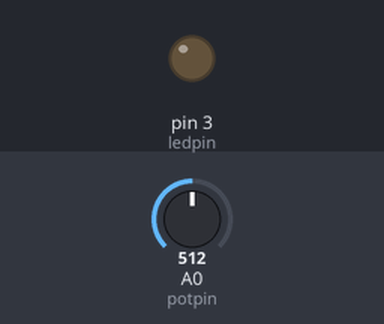
Bench run of a sketch on a simulated Arduino Uno, built with avr-gcc and run on an emulated ATmega328P. On the bench: output pins drawn as LEDs (lit = HIGH). The test bench sets the inputs (shaded band); at power-on: A0 (potpin) = 512.

Above: at 1.5 s.
1.6 s: A0 (potpin) set to 716
Timing chart, 0 to 4.6 s (numbered marks = the images above; inputs shaded):
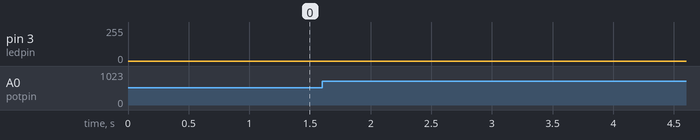

The sketch:

beating-heart.ino
```cpp
#define potpin A0 //potentiometer is being read by analog pin A0
#define ledpin 3 //led is controlled by digital pin 3

int brightness = 0; //brightness variable use by the heartbeat function

void setup() {
  pinMode(ledpin, OUTPUT); //initialize the ledpin 3 as an output
}

void loop() {

  heartbeat(); //loops through the jheartbeat function to constantly read analog pin and adjust bpm of bpm
}
```

heartbeat.ino
```cpp
void heartbeat() {

  int bpm = map(analogRead(potpin), 0, 1023, 30, 100); //use map function to translate the position of the potentiometer to a value of 30:100
  int ondelay = (0.3 * ((60.0 / bpm) * 1000.0)) / 255.0; //use the bpm to create a delay that will serve to fade in and fadein the led
  int offdelay = (0.7 * ((60.0 / bpm) * 1000.0)) / 255.0; //use the bpm to create a delay that will serve to fade in and fadeout the led

  for (brightness = 0; brightness <= 255; brightness += 1) {  //for loop adds to the brightness variable up to 255
      analogWrite(ledpin, brightness);                        //uses pwm or ledpin pin to analogwrite to ledpin the brightness value
      delay(ondelay);                                         //delays the on delay value
  }
  for (brightness = 255; brightness >= 0; brightness -= 1) {  //for loop subtracts the current brightness variable back down to zero
      analogWrite(ledpin, brightness);                        //uses pwm or ledpin pin to analogwrite to ledpin the brightness value
      delay(offdelay);                                        //delays the off dalay value
  }
}
```

Measured:
- after the input at 1.6 s, pin 3 (ledpin): stays 0/255 (without the input it goes to 225/255 after 1.7 s)
